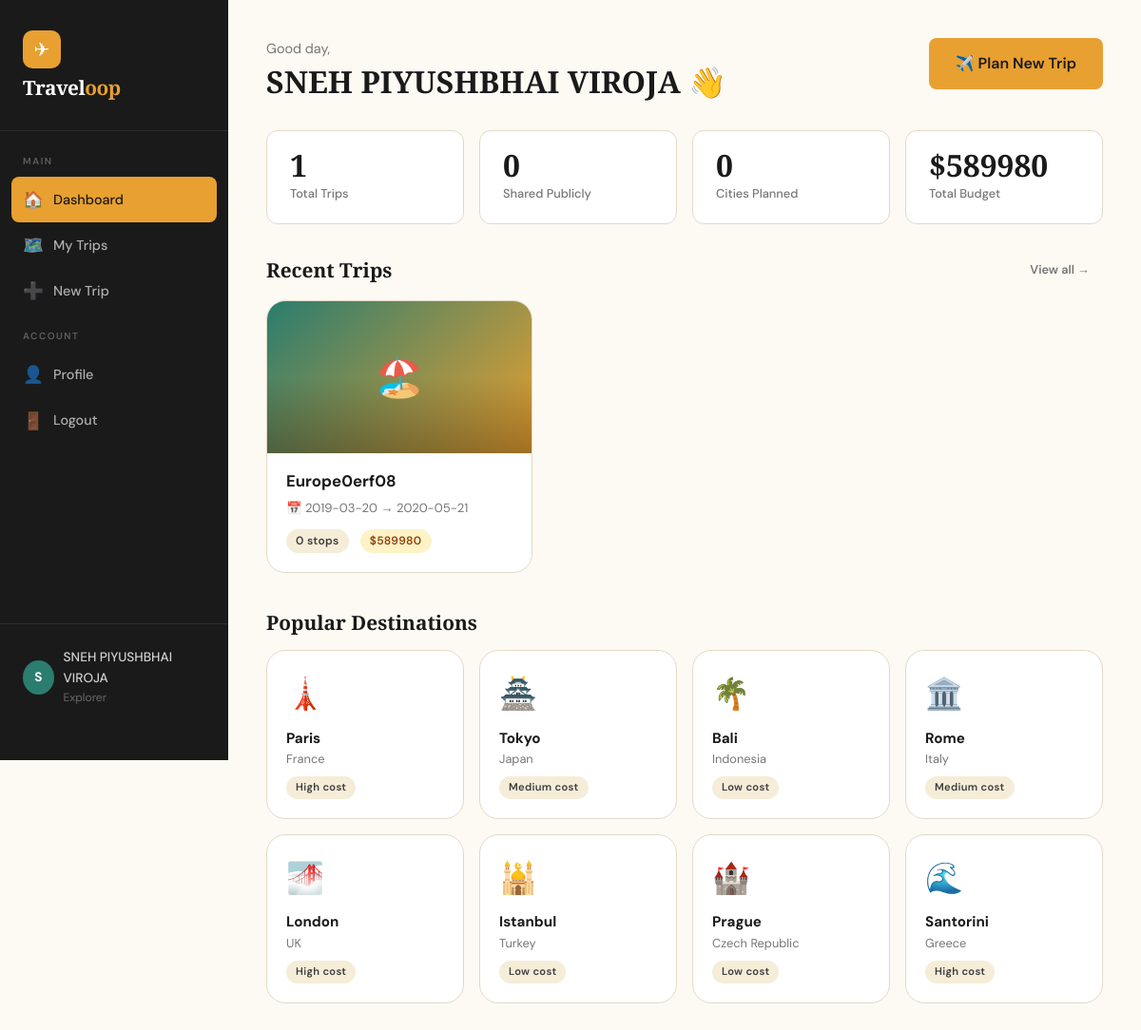
The page /dashboard (signed in) on the database its author committed.
### backend/app.py (models this page shows)
class User(db.Model):
    id = db.Column(db.Integer, primary_key=True)
    name = db.Column(db.String(100), nullable=False)
    email = db.Column(db.String(120), unique=True, nullable=False)
    password = db.Column(db.String(200), nullable=False)
    photo = db.Column(db.String(200), default='')
    language = db.Column(db.String(20), default='English')
    created_at = db.Column(db.DateTime, default=datetime.utcnow)
    trips = db.relationship('Trip', backref='user', lazy=True, cascade='all, delete-orphan')

class Trip(db.Model):
    id = db.Column(db.Integer, primary_key=True)
    user_id = db.Column(db.Integer, db.ForeignKey('user.id'), nullable=False)
    name = db.Column(db.String(200), nullable=False)
    description = db.Column(db.Text, default='')
    start_date = db.Column(db.String(20), nullable=False)
    end_date = db.Column(db.String(20), nullable=False)
    cover_photo = db.Column(db.String(200), default='')
    is_public = db.Column(db.Boolean, default=False)
    budget = db.Column(db.Float, default=0.0)
    created_at = db.Column(db.DateTime, default=datetime.utcnow)
    stops = db.relationship('Stop', backref='trip', lazy=True, cascade='all, delete-orphan')
    notes = db.relationship('Note', backref='trip', lazy=True, cascade='all, delete-orphan')
    checklist = db.relationship('ChecklistItem', backref='trip', lazy=True, cascade='all, delete-orphan')

### backend/app.py (the view)
@app.route('/dashboard')
@login_required
def dashboard():
    user = User.query.get(session['user_id'])
    trips = Trip.query.filter_by(user_id=user.id).order_by(Trip.created_at.desc()).limit(6).all()
    return render_template('dashboard.html', user=user, trips=trips)

### backend/app.py (called while the page is built)
def login_required(f):
    from functools import wraps
    @wraps(f)
    def decorated(*args, **kwargs):
        if 'user_id' not in session:
            return redirect(url_for('login'))
        return f(*args, **kwargs)
    return decorated

### templates/dashboard.html (shortened to what this page needs)
{% extends "base.html" %}
{% block content %}
<div class="page-header">
  <div class="page-title">
    <div>
      <p style="color:var(--ink-lt);font-size:.9rem;margin-bottom:4px;">Good day,</p>
      <h1 style="font-size:2rem;">{{ user.name }} 👋</h1>
    </div>
    <a href="{{ url_for('create_trip') }}" class="btn btn-primary btn-lg fade-up">
      ✈️ Plan New Trip
    </a>
  </div>
</div>
<div class="page-body">
  <div class="stats-strip fade-up fade-up-1">
    <div class="stat-box">
      <div class="stat-value">{{ trips|length }}</div>
      <div class="stat-label">Total Trips</div>
    </div>
    <div class="stat-box">
      <div class="stat-value">{{ trips|selectattr('is_public')|list|length }}</div>
      <div class="stat-label">Shared Publicly</div>
    </div>
    <div class="stat-box">
      <div class="stat-value">
        {% set total_stops = namespace(n=0) %}
        {% for t in trips %}{% set total_stops.n = total_stops.n + t.stops|length %}{% endfor %}
        {{ total_stops.n }}
      </div>
      <div class="stat-label">Cities Planned</div>
    </div>
    <div class="stat-box">
      <div class="stat-value">
        {% set total_budget = namespace(n=0) %}
        {% for t in trips %}{% set total_budget.n = total_budget.n + t.budget %}{% endfor %}
        ${{ "%.0f"|format(total_budget.n) }}
      </div>
      <div class="stat-label">Total Budget</div>
    </div>
  </div>
  <div class="fade-up fade-up-2" style="margin-bottom:16px;display:flex;align-items:center;justify-content:space-between;">
    <h2 style="font-size:1.3rem;">Recent Trips</h2>
    <a href="{{ url_for('my_trips') }}" class="btn btn-ghost btn-sm">View all →</a>
  </div>
  {% if trips %}
  <div class="grid-3 fade-up fade-up-2">
    {% for trip in trips %}
    {% set emojis = ['🏖️','🏔️','🌆','🌸','🗼','🏰','🌅','🗺️'] %}
    {% set emoji = emojis[loop.index0 % emojis|length] %}
    <div class="card trip-card" onclick="window.location='{{ url_for('itinerary_view', trip_id=trip.id) }}'">
      <div class="trip-card-cover" style="background:{{ ['linear-gradient(135deg,#2A7D6F,#E8A030)','linear-gradient(135deg,#1A1A2E,#E05A3A)','linear-gradient(135deg,#3B82F6,#8B5CF6)','linear-gradient(135deg,#059669,#065F46)'][loop.index0 % 4] }}">
        <span style="position:relative;z-index:1;font-size:2.5rem;">{{ emoji }}</span>
      </div>
      <div class="trip-card-body">
        <div class="trip-card-name">{{ trip.name }}</div>
        <div class="trip-card-dates">📅 {{ trip.start_date }} → {{ trip.end_date }}</div>
        <div class="trip-card-meta">
          <span class="badge badge-sand">{{ trip.stops|length }} stops</span>
          {% if trip.budget > 0 %}<span class="badge badge-amber">${{ "%.0f"|format(trip.budget) }}</span>{% endif %}
        </div>
      </div>
    </div>
    {% endfor %}
  </div>
  {% endif %}
  <div class="fade-up fade-up-3" style="margin-top:40px;margin-bottom:16px;">
    <h2 style="font-size:1.3rem;">Popular Destinations</h2>
  </div>
  <div class="grid-4 fade-up fade-up-3" id="popularCities">
    {% set popular = [
      ('🗼','Paris','France','High',98),
      ('🏯','Tokyo','Japan','Medium',96),
      ('🌴','Bali','Indonesia','Low',94),
      ('🏛️','Rome','Italy','Medium',90),
      ('🌁','London','UK','High',93),
      ('🕌','Istanbul','Turkey','Low',84),
      ('🏰','Prague','Czech Republic','Low',85),
      ('🌊','Santorini','Greece','High',91)
    ] %}
    {% for emoji, city, country, cost, pop in popular %}
    <div class="card" style="cursor:pointer;padding:20px;" onclick="window.location='{{ url_for('create_trip') }}'">
      <div style="font-size:2rem;margin-bottom:8px;">{{ emoji }}</div>
      <div style="font-weight:700;font-size:.95rem;">{{ city }}</div>
      <div style="font-size:.8rem;color:var(--ink-lt);">{{ country }}</div>
      <div style="margin-top:8px;display:flex;gap:6px;">
        <span class="badge badge-sand" style="font-size:.7rem;">{{ cost }} cost</span>
      </div>
    </div>
    {% endfor %}
  </div>
</div>
{% endblock %}

### templates/base.html (shortened to what this page needs)
<!DOCTYPE html>
<html lang="en">
<head>
  <link rel="stylesheet" href="{{ url_for('static', filename='css/style.css') }}">
</head>
<body>
{% block body %}
<div class="page-wrapper">
  <nav class="sidebar">
    <div class="sidebar-logo">
      <div class="logo-icon">✈</div>
      <h2>Travel<span>oop</span></h2>
    </div>
    <div class="nav-section">
      <div class="nav-label">Main</div>
      <a href="{{ url_for('dashboard') }}" class="nav-link {% if request.endpoint == 'dashboard' %}active{% endif %}">
        <span class="nav-icon">🏠</span> Dashboard
      </a>
      <a href="{{ url_for('my_trips') }}" class="nav-link {% if request.endpoint == 'my_trips' %}active{% endif %}">
        <span class="nav-icon">🗺️</span> My Trips
      </a>
      <a href="{{ url_for('create_trip') }}" class="nav-link {% if request.endpoint == 'create_trip' %}active{% endif %}">
        <span class="nav-icon">➕</span> New Trip
      </a>
    </div>
    <div class="nav-section" style="margin-top: 8px;">
      <div class="nav-label">Account</div>
      <a href="{{ url_for('profile') }}" class="nav-link {% if request.endpoint == 'profile' %}active{% endif %}">
        <span class="nav-icon">👤</span> Profile
      </a>
      <a href="{{ url_for('logout') }}" class="nav-link">
        <span class="nav-icon">🚪</span> Logout
      </a>
    </div>
    <div class="sidebar-footer">
      <div class="user-chip">
        <div class="user-avatar">{{ session.user_name[0]|upper if session.user_name else 'U' }}</div>
        <div>
          <div class="user-name">{{ session.user_name or 'Traveler' }}</div>
          <div class="user-role">Explorer</div>
        </div>
      </div>
    </div>
  </nav>
  <main class="main-content">
    {% block content %}{% endblock %}
  </main>
</div>
{% endblock %}
</body>
</html>

### rows shown on the page
User: name "SNEH PIYUSHBHAI VIROJA"
Trip: emoji "🏖️", name "Europe0erf08", start_date "2019-03-20", end_date "2020-05-21", stops|length "0", budget "589980"

### other values the page prints
{{ session.user_name[0]|upper if session.user_name else 'U' }} "S"
{{ trips|length }} "1"
{{ trips|selectattr('is_public')|list|length }} "0"
{{ total_stops.n }} "0"
{{ "%.0f"|format(total_budget.n) }} "589980"
{{ emoji }} "🗼" "🏯" "🌴" "🏛️" "🌁" "🕌" "🏰" "🌊"
{{ city }} "Paris" "Tokyo" "Bali" "Rome" "London" "Istanbul" "Prague" "Santorini"
{{ country }} "France" "Japan" "Indonesia" "Italy" "UK" "Turkey" "Czech Republic" "Greece"
{{ cost }} "High" "Medium" "Low" "Medium" "High" "Low" "Low" "High"
